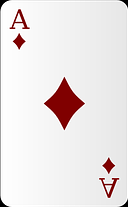
#> input picture PythonImageWorkspace/OpenCV/images/card_crop_1.png, 128 x 207 px, given in place of Lenna.png, which was not available
$ jupyter execute '12. 이미지 변형 (원근).ipynb'   (text cells are left out)
#> lines starting #> are read from the running program, lines starting #| are printed output that depends on the picture; pictures that were not available may be replaced by others from this repository, and a replacement may not be noted
[cell 1]
import cv2
import numpy as np
img = cv2.imread('images/Lenna.png')
#> img is the input picture: shape (207, 128, 3); mean B, G, R 229.1, 229.1, 235.2

width, height = 300, 300

# 좌상, 우상, 우하, 좌파
src = np.array([[100,100],[200,100],[200,200],[100,200]], dtype=np.float32) # input 4개 지점
dst = np.array([[0,0],[width,0],[width,height],[0,height]], dtype=np.float32) # input 4개 지점


matrix = cv2.getPerspectiveTransform(src,dst)
result = cv2.warpPerspective(img, matrix, (width, height))
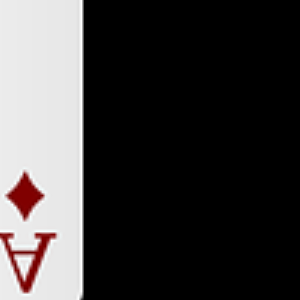
#> result: shape (300, 300, 3); mean B, G, R 60.1, 60.1, 62.5

cv2.imshow('img', img)
cv2.imshow('result', result)

cv2.waitKey(0)
cv2.destroyAllWindows()

[cell 2]
import cv2
import numpy as np
img = cv2.imread('images/poker.jpg')
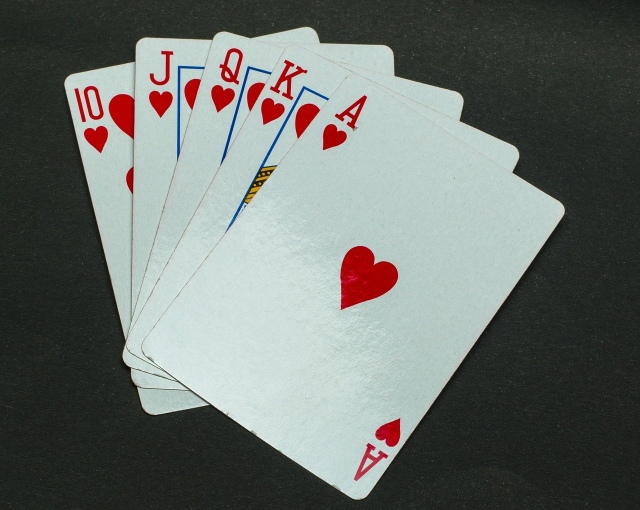
#> input picture PythonImageWorkspace/OpenCV/images/poker.jpg, 1280 x 1019 px (shown at 1/2 size)
#> img is the input picture: shape (1019, 1280, 3); mean B, G, R 108.7, 112.8, 107.4

width, height = 530, 710

# 좌상, 우상, 우하, 좌파
src = np.array([[702,143],[1133,414],[726,1007],[276,700]], dtype=np.float32) # input 4개 지점
dst = np.array([[0,0],[width,0],[width,height],[0,height]], dtype=np.float32) # input 4개 지점


matrix = cv2.getPerspectiveTransform(src,dst)
result = cv2.warpPerspective(img, matrix, (width, height))
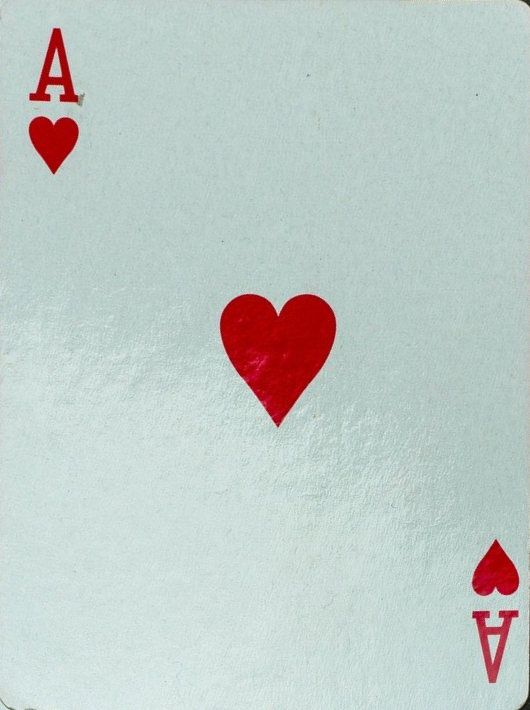
#> result: shape (710, 530, 3); mean B, G, R 198.5, 202.1, 191.9

cv2.imshow('img', img)
cv2.imshow('result', result)

cv2.waitKey(0)
cv2.destroyAllWindows()
